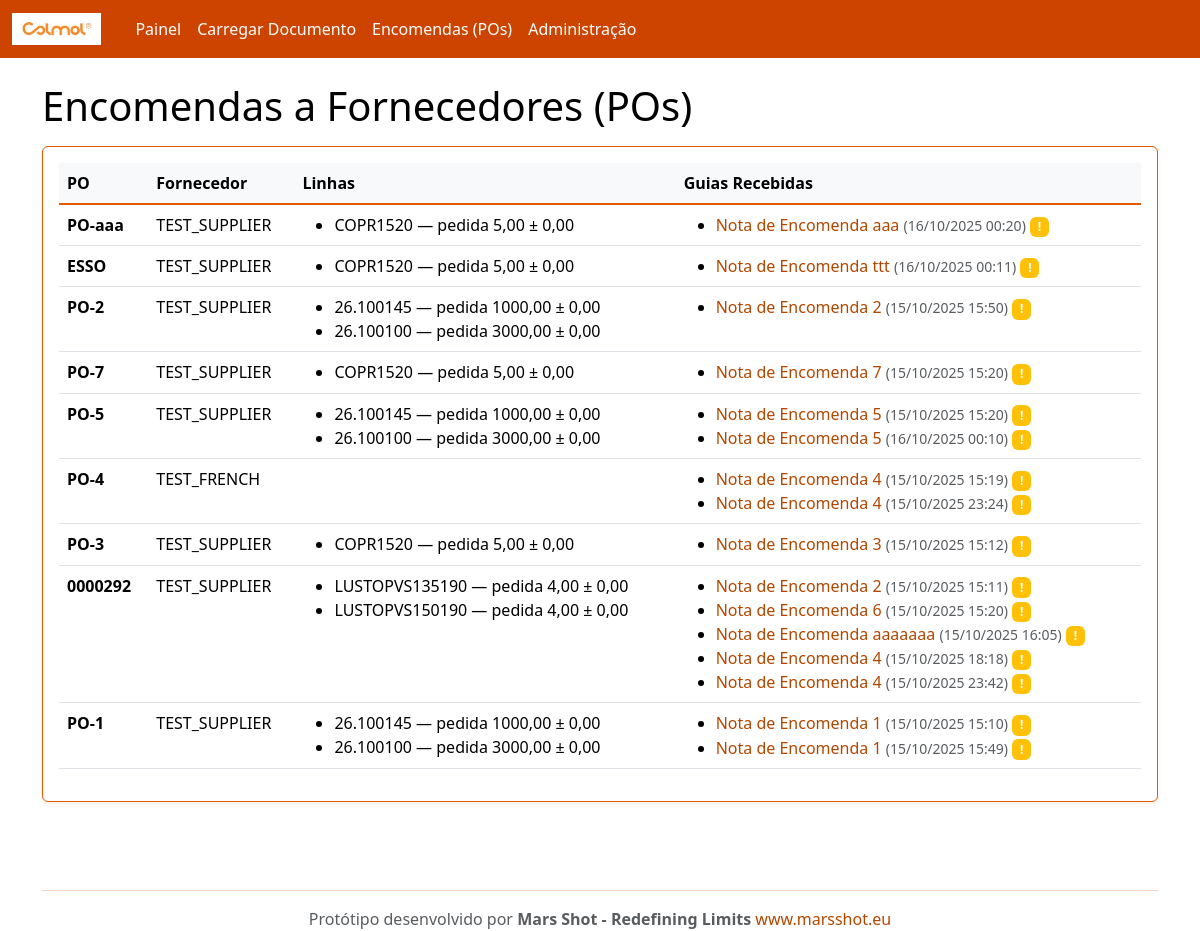
Before: /po/ with the older database file.
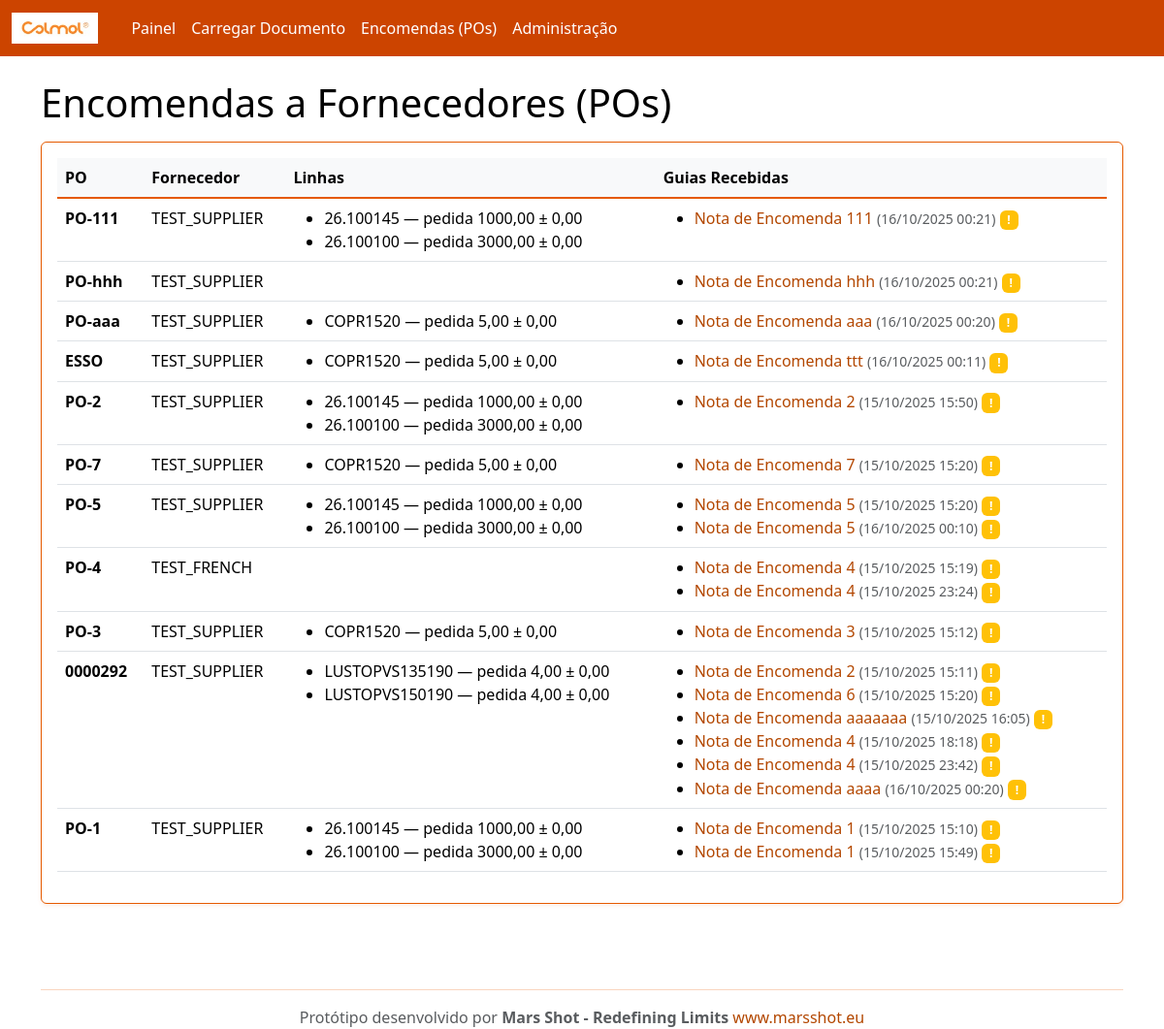
After: the same page with the newer database file.
### rececao/models.py (models this page shows, shortened)
class PurchaseOrder(models.Model):
    number = models.CharField(max_length=100, unique=True)
    supplier = models.ForeignKey(Supplier, on_delete=models.CASCADE, related_name='purchase_orders')
    created_at = models.DateTimeField(auto_now_add=True)

class Supplier(models.Model):
    name = models.CharField(max_length=200, unique=True)
    email = models.EmailField(blank=True, null=True)
    code = models.CharField(max_length=50, unique=True)

class POLine(models.Model):
    po = models.ForeignKey(PurchaseOrder, on_delete=models.CASCADE, related_name='lines')
    internal_sku = models.CharField(max_length=120)  # código interno Colmol
    description = models.CharField(max_length=255, blank=True)
    unit = models.CharField(max_length=20, default='UN')
    qty_ordered = models.DecimalField(max_digits=12, decimal_places=2)
    tolerance = models.DecimalField(max_digits=6, decimal_places=2, default=0)  # tolerância admitida
    class Meta:
        unique_together = ('po','internal_sku')

class InboundDocument(models.Model):
    DOC_TYPES = (
        ('GR','Guia de Remessa'),
        ('FT','Nota de Encomenda'),
    )
    supplier = models.ForeignKey(Supplier, on_delete=models.CASCADE, related_name='inbound_docs')
    doc_type = models.CharField(max_length=2, choices=DOC_TYPES, default='GR')
    number = models.CharField(max_length=120)
    file = models.FileField(upload_to='inbound/')
    received_at = models.DateTimeField(auto_now_add=True)
    parsed_payload = models.JSONField(default=dict, blank=True)  # resultado do OCR/extração
    po = models.ForeignKey(PurchaseOrder, on_delete=models.SET_NULL, null=True, blank=True, related_name='inbound_docs')

### rececao/views.py (the view)
# urls.py: path('po/', views.po_list, name='po_list'),
def po_list(request):
    pos = PurchaseOrder.objects.all().order_by('-id')
    return render(request, 'po_list.html', {'pos': pos})

### templates/po_list.html
{% extends "base.html" %}
{% block content %}
<h1>Encomendas a Fornecedores (POs)</h1>
<div class="card p-3 mt-3">
  <table class="table table-hover">
    <thead><tr><th>PO</th><th>Fornecedor</th><th>Linhas</th><th>Guias Recebidas</th></tr></thead>
    <tbody>
      {% for p in pos %}
      <tr>
        <td><strong>{{ p.number }}</strong></td>
        <td>{{ p.supplier.name }}</td>
        <td>
          <ul class="mb-0">
          {% for l in p.lines.all %}
            <li>{{ l.internal_sku }} — pedida {{ l.qty_ordered }} ± {{ l.tolerance }}</li>
          {% endfor %}
          </ul>
        </td>
        <td>
          {% with guias=p.inbound_docs.all %}
            {% if guias %}
              <ul class="mb-0">
              {% for guia in guias %}
                <li>
                  <a href="/inbound/{{ guia.id }}/" class="text-decoration-none">
                    {{ guia.get_doc_type_display }} {{ guia.number }}
                  </a>
                  <small class="text-muted">({{ guia.received_at|date:"d/m/Y H:i" }})</small>
                  {% if guia.match_result %}
                    {% if guia.match_result.status == 'matched' %}
                      <span class="badge bg-success">✓</span>
                    {% elif guia.match_result.status == 'exceptions' %}
                      <span class="badge bg-warning">!</span>
                    {% endif %}
                  {% endif %}
                </li>
              {% endfor %}
              </ul>
            {% else %}
              <small class="text-muted">Nenhuma guia recebida</small>
            {% endif %}
          {% endwith %}
        </td>
      </tr>
      {% empty %}
      <tr><td colspan="4">Sem POs. Use o admin para criar dados de exemplo.</td></tr>
      {% endfor %}
    </tbody>
  </table>
</div>
{% endblock %}

### templates/base.html (shortened to what this page needs)
{% load static %}
<!doctype html>
<html lang="pt">
<head>
  <link href="https://cdn.jsdelivr.net/npm/bootstrap@5.3.3/dist/css/bootstrap.min.css" rel="stylesheet">
</head>
<body>
  <nav class="navbar navbar-expand-lg navbar-dark">
    <div class="container-fluid">
      <a class="navbar-brand d-flex align-items-center" href="/">
        <img src="{% static 'colmol-logo.png' %}" alt="Colmol" style="height: 32px; margin-right: 10px;">
      </a>
      <div class="collapse navbar-collapse" id="nav">
        <ul class="navbar-nav me-auto mb-2 mb-lg-0">
          <li class="nav-item"><a class="nav-link" href="/">Painel</a></li>
          <li class="nav-item"><a class="nav-link" href="/upload/">Carregar Documento</a></li>
          <li class="nav-item"><a class="nav-link" href="/po/">Encomendas (POs)</a></li>
          <li class="nav-item"><a class="nav-link" href="/admin/">Administração</a></li>
        </ul>
      </div>
    </div>
  </nav>
  <main class="container my-4">
    {% block content %}{% endblock %}
  </main>
  <footer class="container my-5">
    <hr class="border-secondary" />
    <div class="text-center">
      <p class="mb-0 text-muted">Protótipo desenvolvido por <strong>Mars Shot - Redefining Limits</strong> <a
          href="https://www.marsshot.eu" target="_blank" class="text-decoration-none">www.marsshot.eu</a></p>
    </div>
  </footer>
</body>
</html>

Changed rows visible on the page:
added PurchaseOrder: number "PO-111", supplier.name "TEST_SUPPLIER"
added POLine: internal_sku "26.100145", qty_ordered "1000,00", tolerance "0,00", shown under "PO-111"
added POLine: internal_sku "26.100100", qty_ordered "3000,00", tolerance "0,00", shown under "PO-111"
added InboundDocument: doc_type "Nota de Encomenda", number "111", received_at "16/10/2025 00:21", shown under "PO-111"
added PurchaseOrder: number "PO-hhh", supplier.name "TEST_SUPPLIER"
added InboundDocument: doc_type "Nota de Encomenda", number "hhh", received_at "16/10/2025 00:21", shown under "PO-hhh"
added InboundDocument: doc_type "Nota de Encomenda", number "aaaa", received_at "16/10/2025 00:20", shown under PurchaseOrder (number 10 of 11 on the later page)
